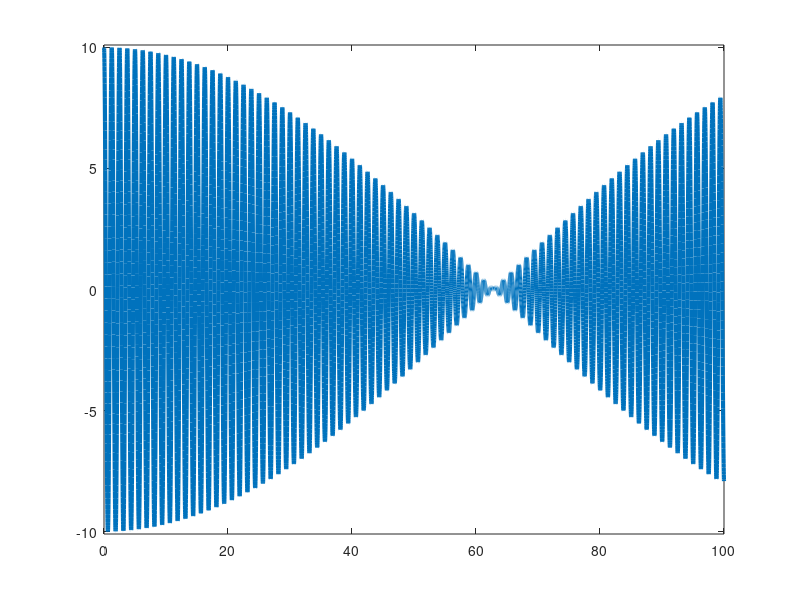

Write the MATLAB code that produced this figure.
clear
clf
delta_t=100;
n=10000;
om1=input('omega 1 ');
om2=input('omega 2 ');
a1=input('a1 ');
a2=input('a2 ');
%om1=1;
dom=0.05;
om2=om1+dom;
t=linspace(0,delta_t,n);
x=a1*cos(om1*t)+a2*cos(om2*t);
    plot (t,x,'linewidth',3)
    axis([0 delta_t -(a1+a2+.1) (a1+a2+.1)])